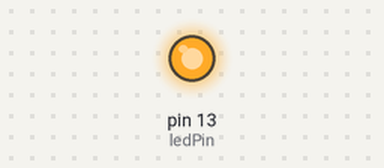
Recording of a sketch running on a simulated Arduino Uno, built with avr-gcc and run on an emulated ATmega328P. Shown: output pins drawn as LEDs (lit = HIGH). What the sketch prints to the serial monitor is not drawn.

Above: at 0.1 s.
Timing chart, 0 to 1.6 s (numbered marks = the images above):
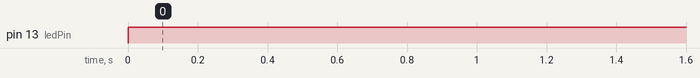

The sketch:

encoder.pde
```cpp
 /* Read Quadrature Encoder
  * Connect Encoder to Pins encoder0PinA, encoder0PinB, and +5V.
  *
  * Sketch by max wolf / www.meso.net
  * v. 0.1 - very basic functions - mw 20061220
  *
  */


 int val;
 int encoder0PinA = 0;
 int encoder0PinB = 1;
 int encoder0Pos = 0;
 int ledPin = 13;                // LED connected to digital pin 13
 int encoder0PinALast = LOW;
 int n = LOW;

 void setup() {
   pinMode (encoder0PinA,INPUT);
   pinMode (encoder0PinB,INPUT);
   pinMode(ledPin, OUTPUT);      // sets the digital pin as output
   Serial.begin (9600);
 }

 void loop() {
   n = digitalRead(encoder0PinA);
   if ((encoder0PinALast == LOW) && (n == HIGH)) {
     if (digitalRead(encoder0PinB) == LOW) {
       encoder0Pos--;
     } else {
       encoder0Pos++;
     }
     Serial.print (encoder0Pos);
     Serial.print ("/");
   }
     digitalWrite(ledPin, n);   // sets the LED on
     encoder0PinALast = n;
 }
```

Measured:
- by itself, pin 13 (ledPin): LOW → HIGH at 0.00 s
